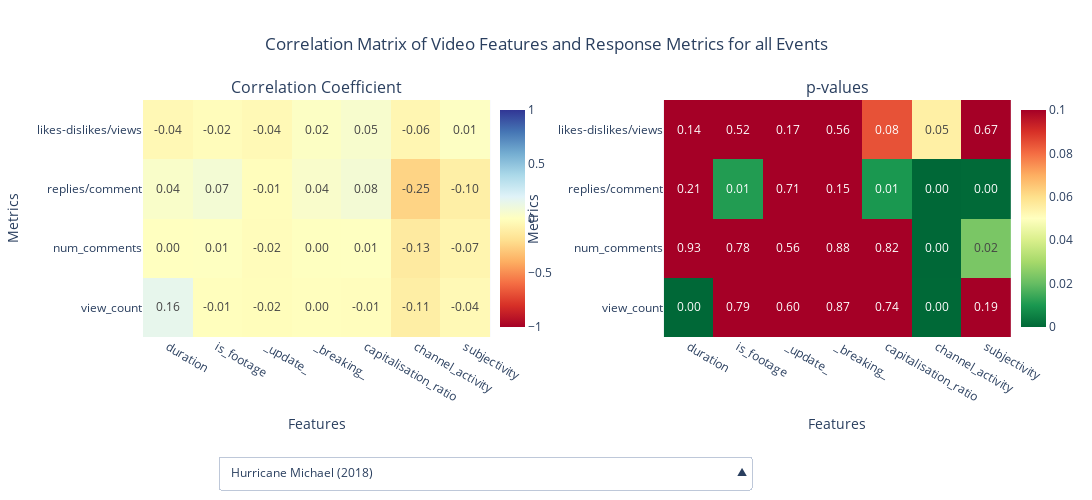

Notebook code cell kept with this figure:
### Code cell
#plot the correlation matrix for all event groupings
from src.utils.analysis_tools import plot_correlation_for_groups_of_events

fig = plot_correlation_for_groups_of_events(correlations, pvalues, features, metrics, list_of_event_groupings, title = 'Correlation Matrix of Video Features and Response Metrics for all Events')
